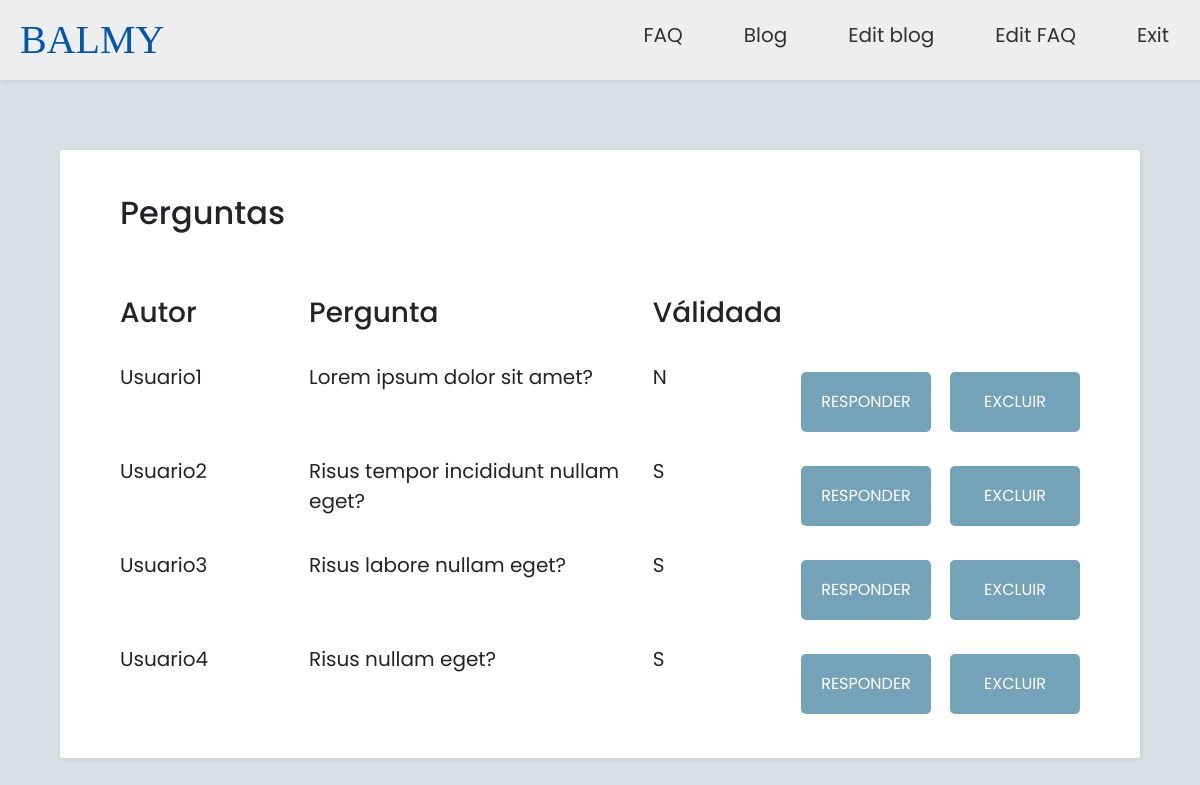
The app's page /SitePHP/responder.php (signed in) with its own data.
### tables this page shows
create table perguntas(
	id int primary key auto_increment,
    autor varchar(20),
    email varchar(80),
    pergunta longtext not null,
    resposta longtext
);

### SitePHP/responder.php (the view, shortened to what this page needs)
<!doctype html>
<html lang="pt-br">
    <head>
        <link rel="stylesheet" href="css/style.css">
        <link rel="stylesheet" href="https://cdn.jsdelivr.net/npm/bootstrap@4.5.3/dist/css/bootstrap.min.css">
    </head>
    <body>
        <?php
            include 'conexao.php';
            include 'nav.php';
            $consulta = $cn->query("select * from perguntas");
        ?>
        <div class="animated animatedFadeInUp fadeInUp">
                <table class="table table-borderless table-hover">
                    <thead>
                        <th scope="col"><h2></h2></th>
                    </thead>
                    <thead>
                        <th scope="col"><h2></h2></th>
                        <th scope="col"><h2></h2></th>
                        <th scope="col"><h2>Perguntas</h2></th>
                    </thead>
                    <thead>
                        <th scope="col"><h2></h2></th>
                    </thead>
                    <thead>
                        <th scope="col"><h3></h3></th>
                        <th scope="col"><h3></h3></th>
                        <th scope="col"><h3>Autor</h3></th>
                        <th scope="col"><h3>Pergunta</h3></th>
                        <th scope="col"><h3>Válidada</h3></th>
                        <th scope="col"><h3></h3></th>
                        <th scope="col"><h3></h3></th>
                        <th scope="col"><h3></h3></th>
                        <th scope="col"><h3></h3></th>
                    </thead>
                    <tbody>
                        <?php while ($exibe = $consulta->fetch(PDO::FETCH_ASSOC)) {?>
                            <tr>
                                <td></td>
                                <td></td>
                                <td><?php echo $exibe['autor'];?></td>
                                <td><?php echo $exibe['pergunta'];?></td>
                                <td><?php echo $exibe['valida'];?></td>
                                <td><a href="frmResponder.php?id=<?php echo $exibe['id'];?>"><button class="button"> Responder </button></a></td>
                                <td><a href="excluir.php?id=<?php echo $exibe['id']; ?>"><button class="button"> Excluir </button></a></td>
                                <td></td>
                                <td></td>
                            </tr>
                        <?php } ?>
                    </tbody>
                    <thead>
                        <th scope="col"><h3></h3></th>
                    </thead>
                </table>
            </div>
    </body>
</html>

### SitePHP/nav.php (shortened to what this page needs)
<!DOCTYPE html>
<html lang="en">
<head>
    <link rel="stylesheet" href="style.css">
</head>
<body>
    <header class="header">
    <a href="index.php" class="logo"> BALMY </a>
    <ul class="menu">
        <li><a href="faq.php">FAQ</a></li>
        <li><a href="blog.php">Blog</a></li>
        <?php if(empty ($_SESSION['ID'])) { ?>
            <li>
                <a href="login.php">Sign in</a>
            </li>
        <?php } else {
            if($_SESSION['Status'] == 0) {
                $consulta_usuario = $cn->query("select nome from usuario where id = '$_SESSION[ID]'");
                $exibe_usuario = $consulta_usuario->fetch(PDO::FETCH_ASSOC);
        ?>
            <li><a href="#">Hello <?php echo $exibe_usuario['nome']; ?></a></li>
            <li><a href="sair.php"> Exit </a></li>
        <?php } else { ?>
            <li><a href="blogLista.php">Edit blog</a></li>
            <li><a href="responder.php">Edit FAQ</a></li>
            <li><a href="sair.php">Exit</a></li>
        <?php } } ?>
    </ul>
    </header>
</body>
</html>

### SitePHP/style.css (style rules this page uses)
body { color: #363636; font-family: 'Poppins'; font-size: 20px; margin: 0; overflow-x: hidden; background-color: rgb(218, 223, 230); }
a { color: #323031; }
.header { background-color: #EEE; box-shadow: 1px 1px 4px 0 rgba(0,0,0,.1); position: fixed; width: 100%; z-index: 3; }
.header ul, ul { margin: 0; padding: 0; list-style: none; overflow: hidden; background-color: #EEE; }
.header li a { display: block; padding: 20px 20px; border-right: 1px solid #EEE; text-decoration: none; }
.header .logo { display: block; float: left; font-size: 2em; padding: 10px 20px; font-family: 'ADAM'; text-decoration: none; }
.header .menu { clear: both; max-height: 0; transition: max-height .2s ease-out; }
@media (min-width: 48em) { .header li { float: left; } }
@media (min-width: 48em) { .header li a { padding: 20px 30px; } }
@media (min-width: 48em) { .header .menu { clear: none; float: right; max-height: none; } }
.button { cursor: pointer; color: #fff; font-size: 16px; height: 60px; text-transform: uppercase; width: 130px; border: 0; padding: 10px 0; margin-top: 10px; margin-left: -5px; border-radius: 5px; background-color: rgb(116, 163, 185); -webkit-transition: background-color 300ms; -moz-transition: background-color 300ms; transition: background-color 300ms; }
.animated { animation-duration: 1s; animation-fill-mode: both; -webkit-animation-duration: 1s; -webkit-animation-fill-mode: both; }
.animatedFadeInUp { opacity: 0; }
.fadeInUp { opacity: 0; animation-name: fadeInUp; -webkit-animation-name: fadeInUp; }
html, body { height:100%; }
.table { position: absolute; background-color: #fff; margin: 0% 5%; border-radius: 3px; width: 90%; box-shadow: 1px 1px 4px 0 rgba(0,0,0,.1); }
* { outline: none; }

### records on screen
perguntas: autor "Usuario1", pergunta "Lorem ipsum dolor sit amet?", valida "N"
perguntas: autor "Usuario2", pergunta "Risus tempor incididunt nullam eget?", valida "S"
perguntas: autor "Usuario3", pergunta "Risus labore nullam eget?", valida "S"
perguntas: autor "Usuario4", pergunta "Risus nullam eget?", valida "S"
